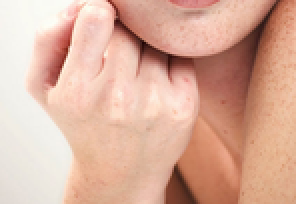
#> input picture Opencv+Tensorflow 入门人工智能图像处理/05图片美化/1.png, 148 x 102 px, shrunk from 423 x 290 before the run (shown 2 times larger)
$ jupyter execute '09磨皮美白.ipynb'
#> lines starting #> are read from the running program, lines starting #| are printed output that depends on the picture
[cell 1]
#双边滤波
import cv2
import numpy as np
img = cv2.imread('1.png',1)
#> img is the input picture: shape (102, 148, 3); mean B, G, R 156.3, 175.2, 218.8
imgInfo = img.shape
#> imgInfo = (102, 148, 3)
height = imgInfo[0]
#> height = 102
width = imgInfo[1]
#> width = 148

cv2.imshow('src',img)
dst=cv2.bilateralFilter(img,15,35,35)

cv2.imshow('dst',dst)
cv2.waitKey(0)

[cell 2]
#高斯滤波
import cv2
import numpy as np
img = cv2.imread('image11.jpg',1)
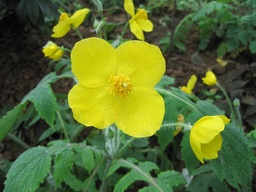
#> input picture Opencv+Tensorflow 入门人工智能图像处理/05图片美化/image11.jpg, 256 x 192 px, shrunk from 730 x 547 before the run
#> img is the input picture: shape (192, 256, 3); mean B, G, R 49, 109.7, 90.1
imgInfo = img.shape
#> imgInfo = (192, 256, 3)
height = imgInfo[0]
#> height = 192
width = imgInfo[1]
#> width = 256

cv2.imshow('src',img)

dst=cv2.GaussianBlur(img,(5,5),1.5)
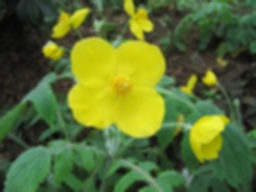
#> dst: shape (192, 256, 3); mean B, G, R 49, 109.7, 90.2
cv2.imshow('dst',dst)
cv2.waitKey(0)

[cell 3]
#均值滤波  模板6*6 1   {6*6】 / 36 =mean ->p
import cv2
import numpy as np
img = cv2.imread('image11.jpg',1)
imgInfo = img.shape
height = imgInfo[0]
width = imgInfo[1]


dst=np.zeros((height,width,3),np.uint8)

for i in range(3,height-3):
    for j in range(3,width-3):
        sum_b=int(0)
        sum_g=int(0)
        sum_r=int(0)
        for m in range(-3,3):
            for n in range(-3,3):
                (b,g,r)=img[i+m,j+n]
                sum_b=sum_b+int(b)
                sum_g=sum_g+int(g)
                sum_r=sum_r+int(r)
        b=np.uint8(sum_b/36)
        g=np.uint8(sum_g/36)
        r=np.uint8(sum_r/36)
        dst[i,j]=(b,g,r)
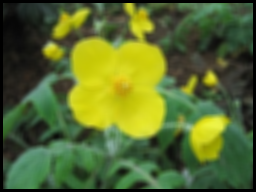
#> dst: shape (192, 256, 3); mean B, G, R 45.9, 105.2, 87
cv2.imshow('src',img)
cv2.imshow('dst',dst)
cv2.waitKey(0)
